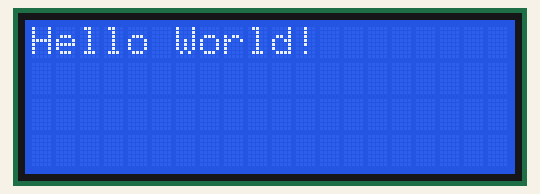
A sketch run on a simulated Arduino Uno, built with avr-gcc and run on an emulated ATmega328P. Shown: 20×4 character LCD.

Above: at 0.1 s.
At 5.2 s:
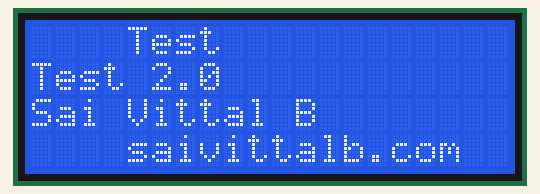
At 9.2 s:
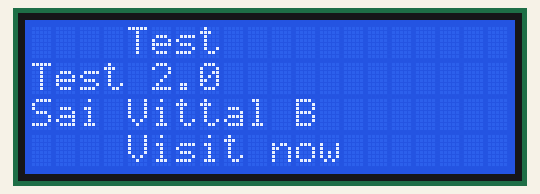

The sketch:

20x4_LCD_test.ino
```cpp
#include <Wire.h>
#include <LiquidCrystal_I2C.h>
// Set the LCD address to 0x27 for a 20 chars and 4 line display
LiquidCrystal_I2C lcd(0x27, 20, 4);

void setup() {

  // initialize the LCD,
  lcd.begin();
  // Turn on the blacklight and print a message.
  lcd.backlight();
  lcd.clear();
  lcd.setCursor (0,0); //
  lcd.print("Hello World!");
  delay(5000);
}

void loop() {
  lcd.clear();
  lcd.setCursor(4,0); //character zero, line 1
  lcd.print("Test"); // print text

  lcd.setCursor (0,1); //character 4, line 2
  lcd.print("Test 2.0"); // print text

  lcd.setCursor (0,2); //character 0, line 3
  lcd.print("Sai Vittal B"); // print text

  while (1) {
    lcd.setCursor (4,3);
    lcd.print("saivittalb.com");
    delay(4000);
    lcd.setCursor(0,3);
    lcd.print("                    ");
    lcd.setCursor (4,3);
    lcd.print("Visit now");
    delay(2000);
  }
}
```

Measured:
- what the display in image 1 shows lasts 4.0 s, from 5.1 s to 9.1 s
- what the display in image 2 shows lasts 2.1 s, from 9.1 s to 11.2 s
